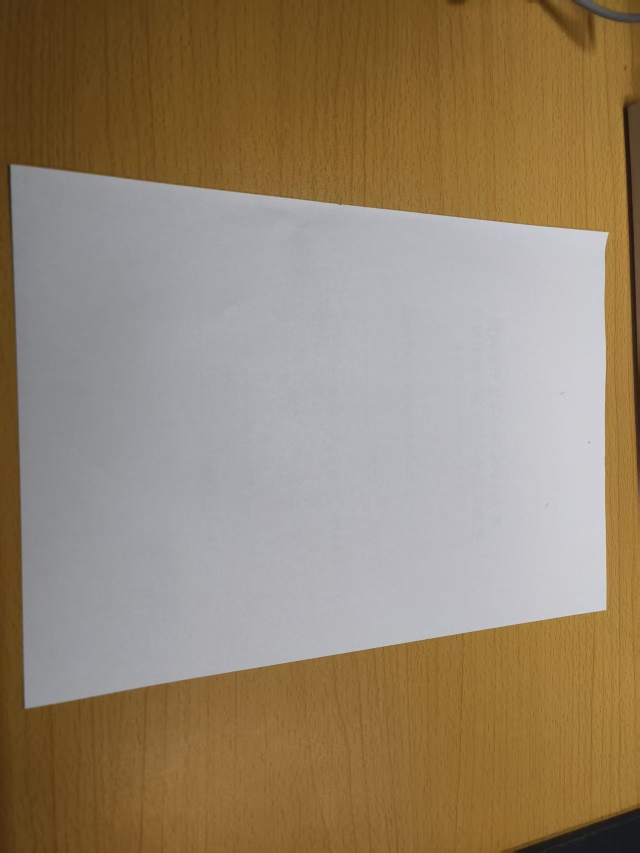
#> input picture exp5/a4_test.jpg, 1279 x 1706 px (shown at 1/2 size)
$ python test5.py
#> lines starting #> are read from the running program, lines starting #| are printed output that depends on the picture; after the words box and inside, x2 and y2 are one past the last pixel; in counts of white or black regions, pixels touching at a corner belong together
import cv2
import numpy as np

# ---------------------------
# 实验5：图像几何变换与透视校正
# ---------------------------

# 1. 生成测试图像
def create_test_image(size=600):
#> called with size = 600
    img = np.ones((size, size, 3), dtype=np.uint8) * 255
    cv2.rectangle(img, (50, 50), (550, 550), (0, 0, 0), 3)
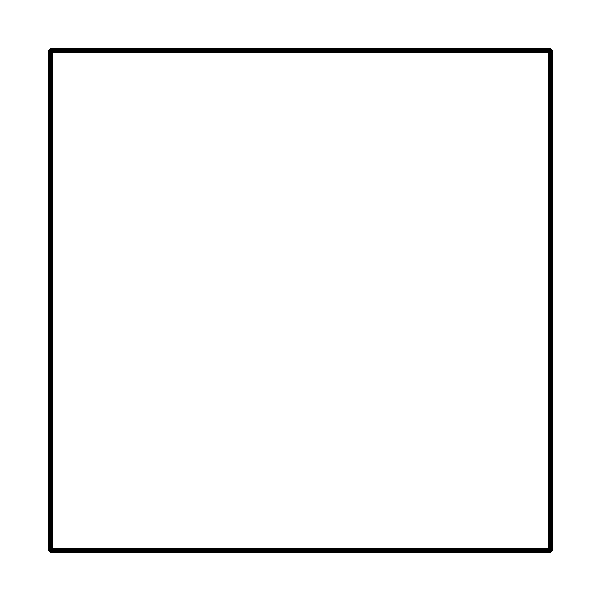
#> img: shape (600, 600, 3); 97.2% white; 1 black region, box (x1, y1, x2, y2) and area: (48, 48, 553, 553) 9988
    cv2.circle(img, (220, 300), 130, (0, 0, 0), 3)
    cv2.rectangle(img, (380, 170), (480, 430), (0, 0, 0), 3)
#> img: shape (600, 600, 3); 95.1% white; 3 black regions, box (x1, y1, x2, y2) and area: (48, 48, 553, 553) 9988, (88, 168, 353, 433) 4088, (378, 168, 483, 433) 3588
    for i in range(80, 530, 100):
        cv2.line(img, (i, 80), (i, 520), (100, 100, 100), 2)
        cv2.line(img, (80, i), (520, i), (100, 100, 100), 2)
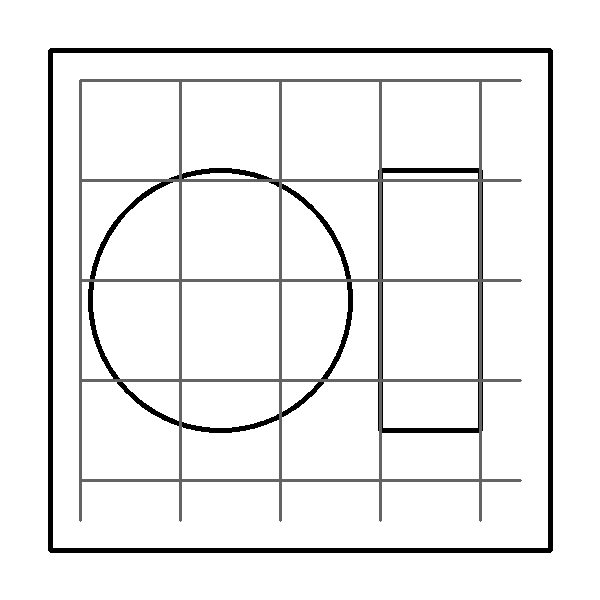
#> img: shape (600, 600, 3); min 0, max 255, mean 238.2
    return img

src_img = create_test_image()
h, w = src_img.shape[:2]
#> h = 600; w = 600
cv2.imwrite("exp5_original.jpg", src_img)

# 2. 相似变换（旋转+缩放）
M_similar = cv2.getRotationMatrix2D((w//2, h//2), 15, 0.85)
#> M_similar = [[0.821, 0.22, -12.31], [-0.22, 0.821, 119.7]]
img_similar = cv2.warpAffine(src_img, M_similar, (w, h), borderValue=(255,255,255))
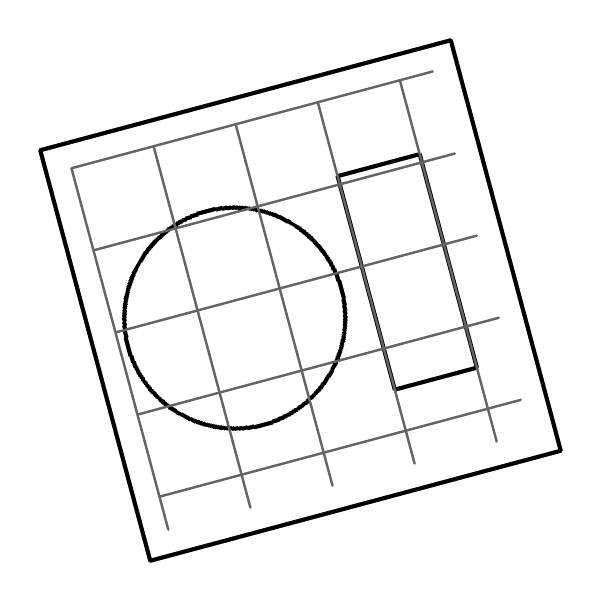
#> img_similar: shape (600, 600, 3); min 0, max 255, mean 242.8

# 3. 仿射变换
pts_src_aff = np.float32([[50, 50], [550, 50], [50, 550]])
pts_dst_aff = np.float32([[80, 100], [520, 60], [60, 530]])
M_affine = cv2.getAffineTransform(pts_src_aff, pts_dst_aff)
#> M_affine = [[0.88, -0.04, 38], [-0.08, 0.86, 61]]
img_affine = cv2.warpAffine(src_img, M_affine, (w, h), borderValue=(255,255,255))
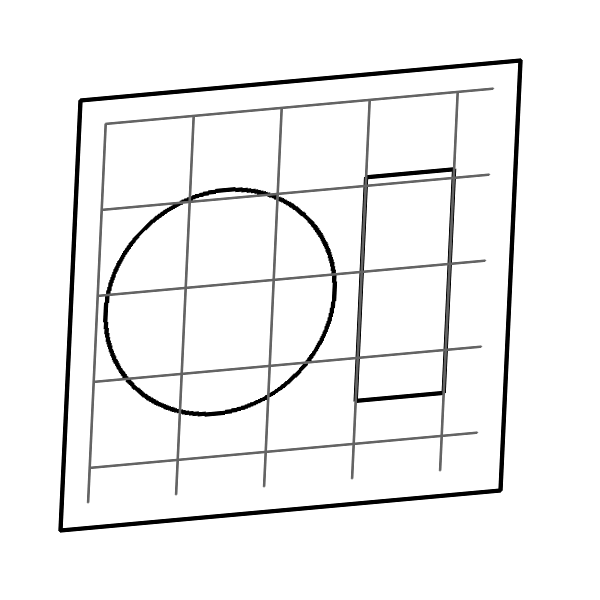
#> img_affine: shape (600, 600, 3); min 0, max 255, mean 242.3

# 4. 透视变换
pts_src_per = np.float32([[0, 0], [w, 0], [0, h], [w, h]])
#> pts_src_per = [[0, 0], [600, 0], [0, 600], [600, 600]]
pts_dst_per = np.float32([[60, 50], [w-50, 40], [40, h-50], [w-40, h-60]])
M_perspective = cv2.getPerspectiveTransform(pts_src_per, pts_dst_per)
#> M_perspective = [[0.816, -0.0372, 60], [-0.0167, 0.78, 50], [-1.92e-06, -9.61e-05, 1]]
img_perspective = cv2.warpPerspective(src_img, M_perspective, (w, h), borderValue=(255,255,255))

# 5. 拼接对比图
compare_img = np.vstack((
    np.hstack((src_img, img_similar)),
    np.hstack((img_affine, img_perspective))
))
cv2.imwrite("exp5_compare.jpg", compare_img)

# 6. A4 透视校正（可选）
def sort_points(pts):
    rect = np.zeros((4, 2), dtype=np.float32)
    sum_pts = pts.sum(axis=1)
    rect[0] = pts[np.argmin(sum_pts)]
    rect[2] = pts[np.argmax(sum_pts)]
    diff = np.diff(pts, axis=1)
    rect[1] = pts[np.argmin(diff)]
    rect[3] = pts[np.argmax(diff)]
    return rect

import os
if os.path.exists("a4_test.jpg"):
    img = cv2.imread("a4_test.jpg")
#> img is the input picture: shape (1706, 1279, 3); mean B, G, R 109.2, 132.9, 150.2
    gray = cv2.cvtColor(img, cv2.COLOR_BGR2GRAY)
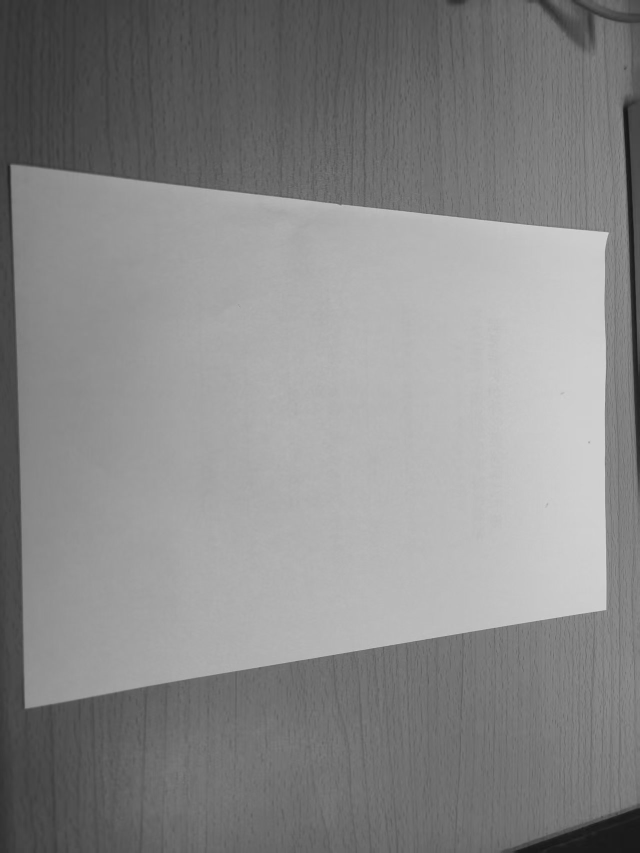
#> gray: shape (1706, 1279) (shown at 1/2 size); min 19, max 219, mean 135.3
    blur = cv2.GaussianBlur(gray, (9, 9), 0)
    edge = cv2.Canny(blur, 30, 120)
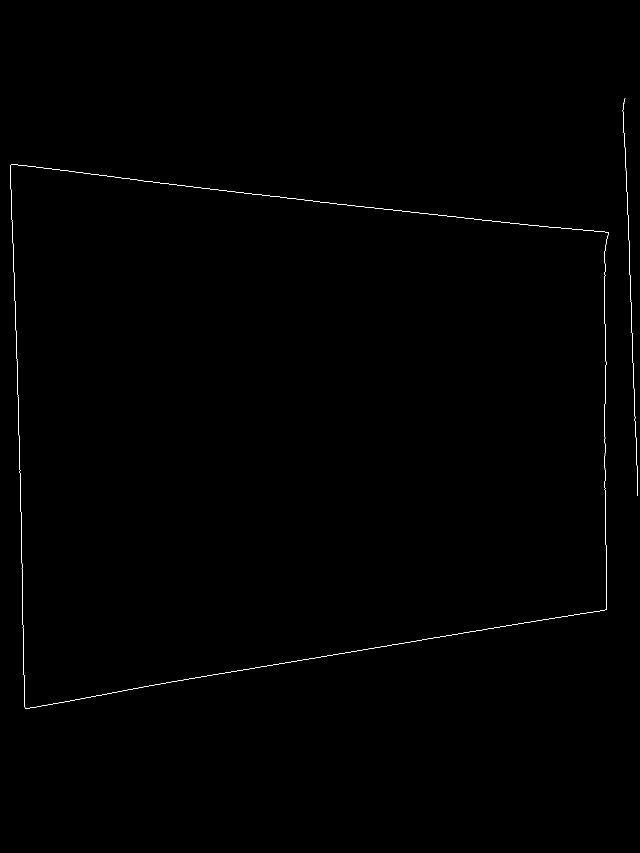
#> edge: shape (1706, 1279) (shown at 1/2 size); 0.23% white in thin lines or dots, all inside (x1, y1, x2, y2) = (20, 196, 1276, 1418)

    contours, _ = cv2.findContours(edge, cv2.RETR_EXTERNAL, cv2.CHAIN_APPROX_SIMPLE)
#> contours = 2 contours, 1 with area under 20; largest, box (x1, y1, x2, y2) and area: (20, 329, 1218, 1418) 1076944
    contours = sorted(contours, key=cv2.contourArea, reverse=True)
    vertex = None
    for cnt in contours:
        peri = cv2.arcLength(cnt, True)
        approx = cv2.approxPolyDP(cnt, 0.02*peri, True)
        if len(approx) == 4:
            vertex = approx.reshape(4, 2).astype(np.float32)
            break
#> this loop made 1 pass
#> (peri, vertex) on pass 1: (4380.3, [[21, 330], [50, 1416], [1212, 1219], [1217, 465]])

    if vertex is not None:
        vertex = sort_points(vertex)
#> in sort_points, `sum_pts = pts.sum(axis=1)`: sum_pts = [351, 1466, 2431, 1682]
#> in sort_points, `diff = np.diff(pts, axis=1)`: diff = [309, 1366, 7, -752]
#> vertex = [[21, 330], [1217, 465], [1212, 1219], [50, 1416]]
        a4_w, a4_h = 700, 990
        dst_pts = np.float32([[0, 0], [a4_w, 0], [a4_w, a4_h], [0, a4_h]])
#> dst_pts = [[0, 0], [700, 0], [700, 990], [0, 990]]
        M_correct = cv2.getPerspectiveTransform(vertex, dst_pts)
#> M_correct = [[0.4, -0.0107, -4.88], [-0.0989, 0.876, -287], [-0.000253, -2.07e-05, 1]]
        corrected = cv2.warpPerspective(img, M_correct, (a4_w, a4_h))
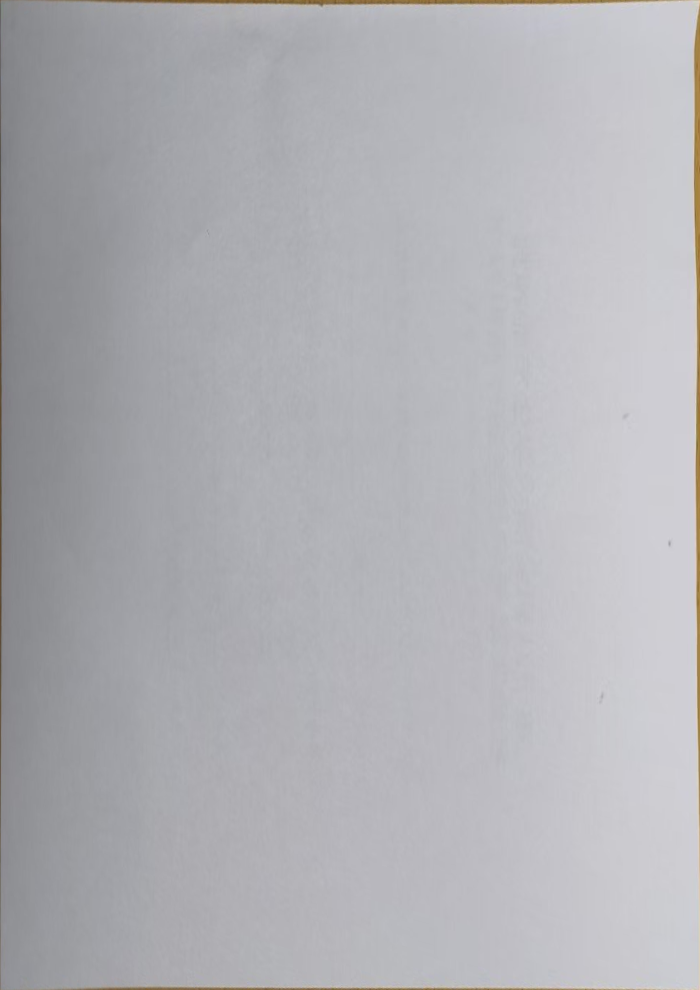
#> corrected: shape (990, 700, 3); mean B, G, R 181.3, 176.8, 176.9
        cv2.imwrite("exp5_corrected.jpg", corrected)
        print("✅ A4校正完成")

print("✅ 实验5运行完成，所有图片已保存")
